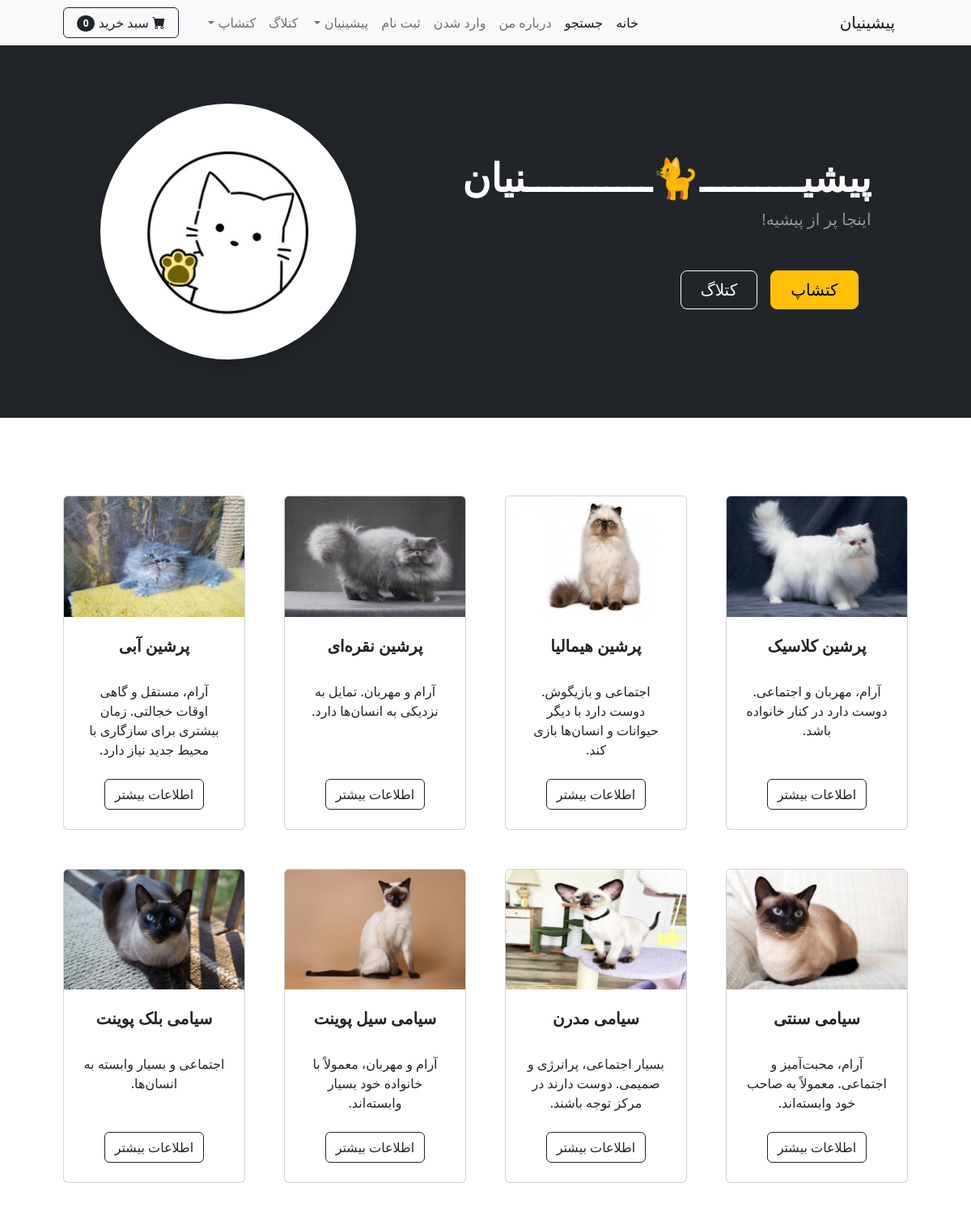
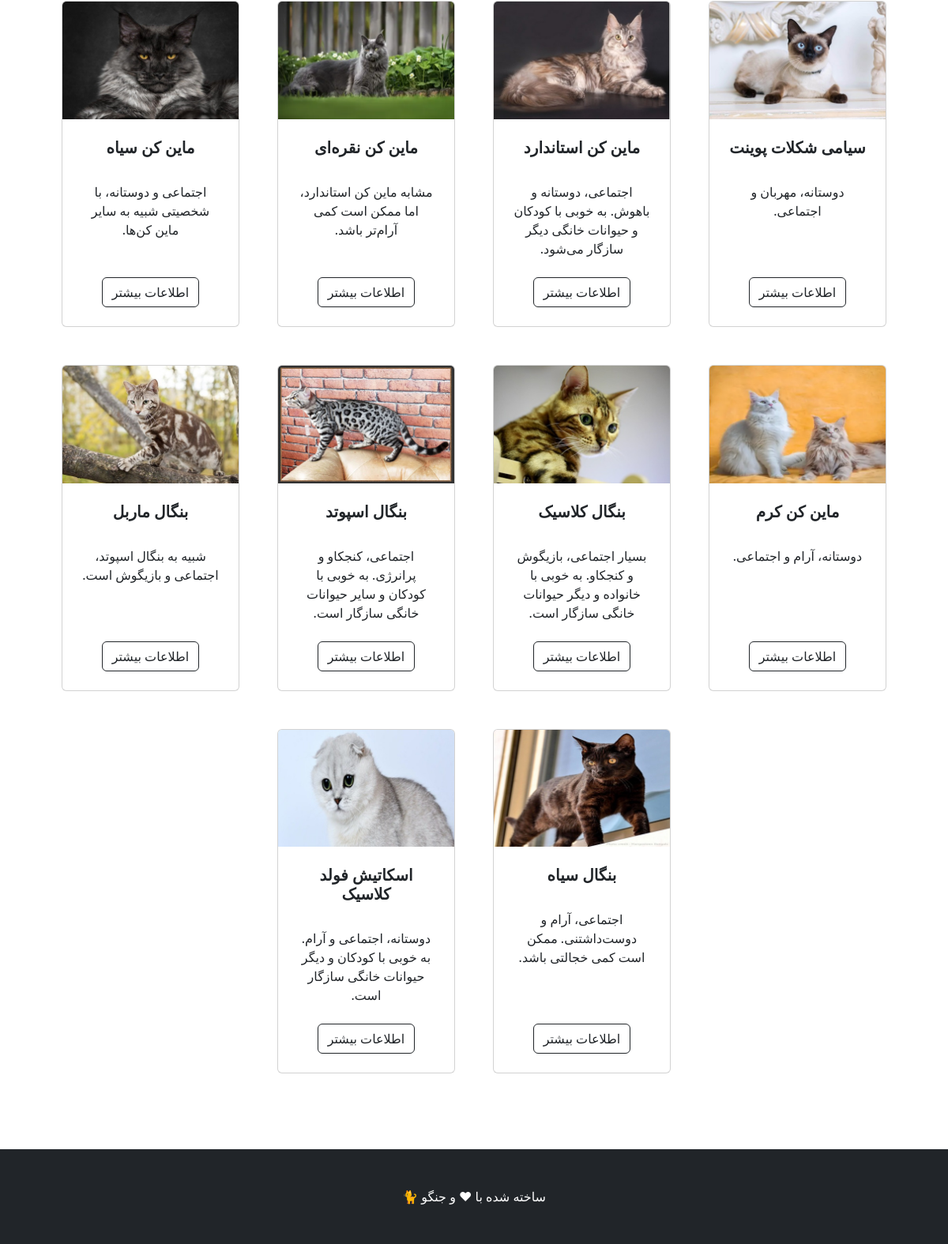
The page / on the database its author committed (2 pictures, top to bottom).
### pishi/models.py (models this page shows, shortened)
class Cat(models.Model):
    name = models.CharField(max_length=50)
    personality = models.CharField(max_length=100)
    country = models.CharField(max_length=100)
    eyes_and_fur = models.CharField(max_length=200)
    activity = models.CharField(max_length=300)
    health = models.CharField(max_length=300)
    maintenance = models.CharField(max_length=300)
    feeding = models.CharField(max_length=300)
    category = models.ForeignKey(Category, on_delete=models.CASCADE, default= 1 )# این گربه حذف شد مدل کتگوریش باقی بماند و اگر دسته بندی انتخاب نکردیم توی اولین دسته قرار بگیره
    picture = models.ImageField(upload_to='upload/cat/')#در این مسیر اپلود شه

### pishi/views.py (the view)
# urls.py: path('', views.helloworld, name='home'),
def helloworld(request):
    all_cats = Cat.objects.all()
    return render(request, 'index.html', {'cats':all_cats})

### cart/cart.py (called while the page is built)
    def __len__(self):
        return sum(item['product_count'] for item in self.cart.values())

### cart/context_processors.py (called while the page is built)
def cart(request):
    return {'cart':Cart(request)}

### catlog/context_processors.py (called while the page is built)
def recent_posts(request):
    recent_posts = Post.objects.order_by('-date')[:4]
    return {'recent_posts':recent_posts}

### pishi/templates/index.html (shortened to what this page needs)
{% extends 'base.html' %}
{% load static %}
{% block content %}
        <header class="bg-dark py-5">
            <div class="container px-5">
                <div class="row gx-5 align-items-center justify-content-center">
                    <div class="col-lg-8 col-xl-7 col-xxl-6">
                        <div class="my-5 text-center text-xl-start">
                            <h1 class="display-5 fw-bolder text-white mb-2 "dir="rtl" align="right" >    پیشیـــــــــ&#128008;ـــــــــــنیان    </h1>
                            <p class="lead fw-normal text-white-50 mb-4" dir="rtl" align="right"> اینجا پر از پیشیه!</p><br>
                            <div class="d-grid gap-3 d-sm-flex justify-content-sm-center justify-content-xl-start">
                                <a class="btn btn-warning btn-lg px-4 me-sm-3" href="{% url 'catshop_home' %}"> کتشاپ </a>
                                <a class="btn btn-outline-light btn-lg px-4" href="{% url 'catlog' %}"> کتلاگ </a>
                            </div>
                        </div>
                    </div>
                    <div class="col-xl-4 col-xxl-6 d-none d-xl-block text-center">
                        <img class="img-fluid rounded-circle my-4 shadow" src="static/assets/bbbb.jpg" alt="..." >
                    </div>
                    </div>
                </div>
        </header>
        <section class="py-5">
            <div class="container px-4 px-lg-5 mt-5">
                <div class="row gx-4 gx-lg-5 row-cols-2 row-cols-md-3 row-cols-xl-4 justify-content-center">
                    {% for item in cats %}
                    <div class="col mb-5">
                        <div class="card h-100">
                            <img class="card-img-top" src="{{ item.picture.url }}" alt="..." />
                            <div class="card-body p-4">
                                <div class="text-center">
                                    <h5 class="fw-bolder">{{ item.name }}</h5>
                                    <br>
                                {{ item.personality }}
                                </div>
                            </div>
                            <div class="card-footer p-4 pt-0 border-top-0 bg-transparent">
                                <div class="text-center"><a class="btn btn-outline-dark mt-auto" href="{% url 'cat' item.id %}"> اطلاعات بیشتر</a></div>
                            </div>
                        </div>
                    </div>
                    {% endfor %}
                    </div>
                </div>
        </section>
{% endblock %}

### rows shown on the page
Cat: picture (picture), name "پرشین کلاسیک", personality "آرام، مهربان و اجتماعی. دوست دارد در کنار خانواده باشد."
Cat: picture (picture), name "پرشین هیمالیا", personality "اجتماعی و بازیگوش. دوست دارد با دیگر حیوانات و انسان‌ها بازی کند."
Cat: picture (picture), name "پرشین نقره‌ای", personality "آرام و مهربان. تمایل به نزدیکی به انسان‌ها دارد."
Cat: picture (picture), name "پرشین آبی", personality "آرام، مستقل و گاهی اوقات خجالتی. زمان بیشتری برای سازگاری با محیط جدید نیاز دارد."
Cat: picture (picture), name "سیامی سنتی", personality "آرام، محبت‌آمیز و اجتماعی. معمولاً به صاحب خود وابسته‌اند."
Cat: picture (picture), name "سیامی مدرن", personality "بسیار اجتماعی، پرانرژی و صمیمی. دوست دارند در مرکز توجه باشند."
Cat: picture (picture), name "سیامی سیل پوینت", personality "آرام و مهربان، معمولاً با خانواده خود بسیار وابسته‌اند."
Cat: picture (picture), name "سیامی بلک پوینت", personality "اجتماعی و بسیار وابسته به انسان‌ها."
Cat: picture (picture), name "سیامی شکلات پوینت", personality "دوستانه، مهربان و اجتماعی."
Cat: picture (picture), name "ماین کن استاندارد", personality "اجتماعی، دوستانه و باهوش. به خوبی با کودکان و حیوانات خانگی دیگر سازگار می‌شود."
Cat: picture (picture), name "ماین کن نقره‌ای", personality "مشابه ماین کن استاندارد، اما ممکن است کمی آرام‌تر باشد."
Cat: picture (picture), name "ماین کن سیاه", personality "اجتماعی و دوستانه، با شخصیتی شبیه به سایر ماین کن‌ها."
Cat: picture (picture), name "ماین کن کرم", personality "دوستانه، آرام و اجتماعی."
Cat: picture (picture), name "بنگال کلاسیک", personality "بسیار اجتماعی، بازیگوش و کنجکاو. به خوبی با خانواده و دیگر حیوانات خانگی سازگار است."
Cat: picture (picture), name "بنگال اسپوتد", personality "اجتماعی، کنجکاو و پرانرژی. به خوبی با کودکان و سایر حیوانات خانگی سازگار است."
Cat: picture (picture), name "بنگال ماربل", personality "شبیه به بنگال اسپوتد، اجتماعی و بازیگوش است."
Cat: picture (picture), name "بنگال سیاه", personality "اجتماعی، آرام و دوست‌داشتنی. ممکن است کمی خجالتی باشد."
Cat: picture (picture), name "اسکاتیش فولد کلاسیک", personality "دوستانه، اجتماعی و آرام. به خوبی با کودکان و دیگر حیوانات خانگی سازگار است."

### other values the page prints
{{ cart|length }} "0"
